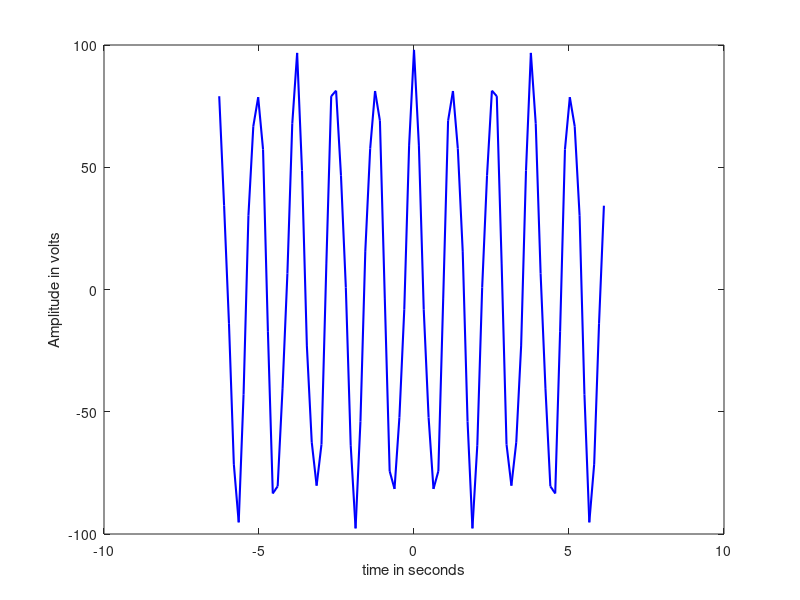

The MATLAB source for this figure:
A1=87;
A2=11;
t=-2*pi:pi/20:2*pi-pi/20;
x1=A1*cos(2*pi*(3*100)*t);
x2=A2*cos(2*pi*(1*100)*t);
x3=x1+x2;
plot(t,x3,'b','linewidth',1.5);
hold on;
xlabel('time in seconds')
ylabel('Amplitude in volts')
